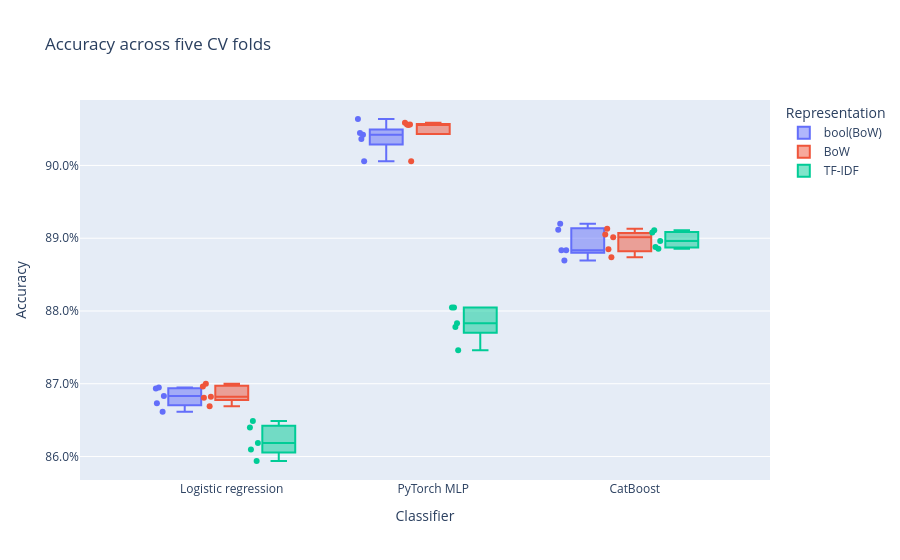

This figure's notebook cell:
### Code cell
import plotly.express as px

fig = px.box(
    fold_scores,
    x="Classifier",
    y="Accuracy",
    color="Representation",
    points="all",
    title="Accuracy across five CV folds"
)
fig.update_yaxes(tickformat=".1%")
fig.show()

### Figure 1 — Plotly figure (JSON) as saved in the notebook; plotly's stock layout.template omitted (floating-point values rounded to 4 significant figures)
{"data": [{"alignmentgroup": "True", "boxpoints": "all", "hovertemplate": "Representation=bool(BoW)<br>Classifier=%{x}<br>Accuracy=%{y}<extra></extra>", "legendgroup": "bool(BoW)", "marker": {"color": "#636efa"}, "name": "bool(BoW)", "notched": false, "offsetgroup": "bool(BoW)", "orientation": "v", "showlegend": true, "type": "box", "x": ["Logistic regression", "PyTorch MLP", "CatBoost", "Logistic regression", "PyTorch MLP", "CatBoost", "Logistic regression", "PyTorch MLP", "CatBoost", "Logistic regression", "PyTorch MLP", "CatBoost", "Logistic regression", "PyTorch MLP", "CatBoost"], "x0": " ", "xaxis": "x", "y": [0.8695, 0.9036, 0.8883, 0.8661, 0.9006, 0.892, 0.8683, 0.9045, 0.8869, 0.8693, 0.9064, 0.8912, 0.8673, 0.9042, 0.8883], "y0": " ", "yaxis": "y"}, {"alignmentgroup": "True", "boxpoints": "all", "hovertemplate": "Representation=BoW<br>Classifier=%{x}<br>Accuracy=%{y}<extra></extra>", "legendgroup": "BoW", "marker": {"color": "#EF553B"}, "name": "BoW", "notched": false, "offsetgroup": "BoW", "orientation": "v", "showlegend": true, "type": "box", "x": ["Logistic regression", "PyTorch MLP", "CatBoost", "Logistic regression", "PyTorch MLP", "CatBoost", "Logistic regression", "PyTorch MLP", "CatBoost", "Logistic regression", "PyTorch MLP", "CatBoost", "Logistic regression", "PyTorch MLP", "CatBoost"], "x0": " ", "xaxis": "x", "y": [0.8696, 0.9059, 0.8874, 0.8669, 0.9006, 0.8901, 0.8681, 0.9056, 0.8905, 0.87, 0.9056, 0.8913, 0.8682, 0.9056, 0.8885], "y0": " ", "yaxis": "y"}, {"alignmentgroup": "True", "boxpoints": "all", "hovertemplate": "Representation=TF-IDF<br>Classifier=%{x}<br>Accuracy=%{y}<extra></extra>", "legendgroup": "TF-IDF", "marker": {"color": "#00cc96"}, "name": "TF-IDF", "notched": false, "offsetgroup": "TF-IDF", "orientation": "v", "showlegend": true, "type": "box", "x": ["Logistic regression", "PyTorch MLP", "CatBoost", "Logistic regression", "PyTorch MLP", "CatBoost", "Logistic regression", "PyTorch MLP", "CatBoost", "Logistic regression", "PyTorch MLP", "CatBoost", "Logistic regression", "PyTorch MLP", "CatBoost"], "x0": " ", "xaxis": "x", "y": [0.864, 0.8778, 0.8896, 0.861, 0.8746, 0.8888, 0.8618, 0.8805, 0.8911, 0.8649, 0.8805, 0.8908, 0.8594, 0.8783, 0.8886], "y0": " ", "yaxis": "y"}], "layout": {"boxmode": "group", "legend": {"title": {"text": "Representation"}, "tracegroupgap": 0}, "title": {"text": "Accuracy across five CV folds"}, "xaxis": {"anchor": "y", "domain": [0, 1], "title": {"text": "Classifier"}}, "yaxis": {"anchor": "x", "domain": [0, 1], "tickformat": ".1%", "title": {"text": "Accuracy"}}}}
